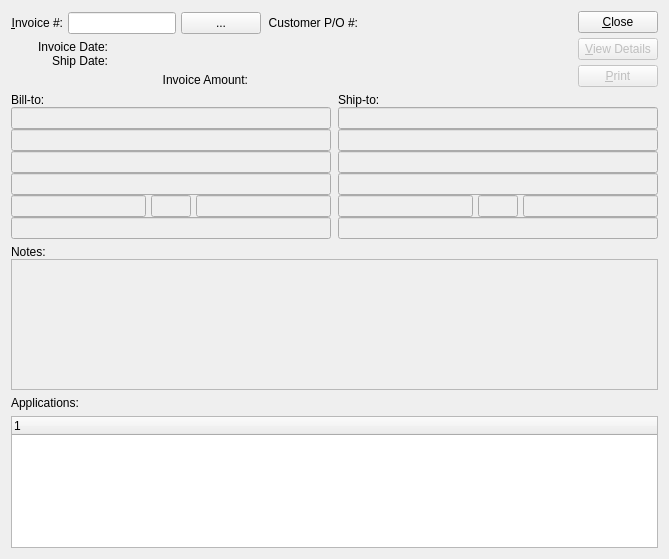
<?xml version="1.0" encoding="UTF-8"?>
<ui version="4.0">
 <comment>This file is part of the xTuple ERP: PostBooks Edition, a free and
open source Enterprise Resource Planning software suite,
Copyright (c) 1999-2019 by OpenMFG LLC, d/b/a xTuple.
It is licensed to you under the Common Public Attribution License
version 1.0, the full text of which (including xTuple-specific Exhibits)
is available at www.xtuple.com/CPAL.  By using this software, you agree
to be bound by its terms.</comment>
 <class>dspInvoiceInformation</class>
 <widget class="QWidget" name="dspInvoiceInformation">
  <property name="geometry">
   <rect>
    <x>0</x>
    <y>0</y>
    <width>669</width>
    <height>559</height>
   </rect>
  </property>
  <property name="windowTitle">
   <string>Invoice Information</string>
  </property>
  <layout class="QVBoxLayout">
   <item>
    <layout class="QHBoxLayout">
     <property name="spacing">
      <number>5</number>
     </property>
     <property name="margin">
      <number>0</number>
     </property>
     <item>
      <layout class="QVBoxLayout">
       <property name="spacing">
        <number>5</number>
       </property>
       <property name="margin">
        <number>0</number>
       </property>
       <item>
        <layout class="QHBoxLayout">
         <property name="spacing">
          <number>7</number>
         </property>
         <property name="margin">
          <number>0</number>
         </property>
         <item>
          <layout class="QHBoxLayout">
           <property name="spacing">
            <number>5</number>
           </property>
           <property name="margin">
            <number>0</number>
           </property>
           <item>
            <widget class="QLabel" name="_invoiceNumberLit">
             <property name="text">
              <string>&amp;Invoice #:</string>
             </property>
             <property name="alignment">
              <set>Qt::AlignRight|Qt::AlignTrailing|Qt::AlignVCenter</set>
             </property>
             <property name="buddy">
              <cstring>_invoiceNumber</cstring>
             </property>
            </widget>
           </item>
           <item>
            <widget class="InvoiceLineEdit" name="_invoiceNumber"/>
           </item>
           <item>
            <widget class="QPushButton" name="_invoiceList">
             <property name="text">
              <string>...</string>
             </property>
            </widget>
           </item>
          </layout>
         </item>
         <item>
          <layout class="QHBoxLayout">
           <property name="spacing">
            <number>5</number>
           </property>
           <property name="margin">
            <number>0</number>
           </property>
           <item>
            <widget class="QLabel" name="_custPoNumberLit">
             <property name="text">
              <string>Customer P/O #:</string>
             </property>
             <property name="alignment">
              <set>Qt::AlignRight|Qt::AlignTrailing|Qt::AlignVCenter</set>
             </property>
            </widget>
           </item>
           <item>
            <widget class="QLabel" name="_custPoNumber">
             <property name="sizePolicy">
              <sizepolicy hsizetype="Expanding" vsizetype="Preferred">
               <horstretch>0</horstretch>
               <verstretch>0</verstretch>
              </sizepolicy>
             </property>
             <property name="minimumSize">
              <size>
               <width>100</width>
               <height>0</height>
              </size>
             </property>
             <property name="text">
              <string/>
             </property>
             <property name="alignment">
              <set>Qt::AlignLeading|Qt::AlignLeft|Qt::AlignVCenter</set>
             </property>
            </widget>
           </item>
          </layout>
         </item>
        </layout>
       </item>
       <item>
        <layout class="QHBoxLayout">
         <property name="spacing">
          <number>7</number>
         </property>
         <property name="margin">
          <number>0</number>
         </property>
         <item>
          <layout class="QVBoxLayout">
           <property name="spacing">
            <number>0</number>
           </property>
           <property name="margin">
            <number>0</number>
           </property>
           <item>
            <widget class="CustCluster" name="_cust">
             <property name="focusPolicy">
              <enum>Qt::StrongFocus</enum>
             </property>
            </widget>
           </item>
           <item>
            <spacer>
             <property name="orientation">
              <enum>Qt::Vertical</enum>
             </property>
             <property name="sizeType">
              <enum>QSizePolicy::Preferred</enum>
             </property>
             <property name="sizeHint" stdset="0">
              <size>
               <width>20</width>
               <height>0</height>
              </size>
             </property>
            </spacer>
           </item>
          </layout>
         </item>
         <item>
          <layout class="QVBoxLayout">
           <property name="spacing">
            <number>5</number>
           </property>
           <property name="margin">
            <number>0</number>
           </property>
           <item>
            <layout class="QHBoxLayout">
             <property name="spacing">
              <number>5</number>
             </property>
             <property name="margin">
              <number>0</number>
             </property>
             <item>
              <layout class="QVBoxLayout">
               <property name="spacing">
                <number>0</number>
               </property>
               <property name="margin">
                <number>0</number>
               </property>
               <item>
                <widget class="QLabel" name="_invoiceDateLit">
                 <property name="text">
                  <string>Invoice Date:</string>
                 </property>
                 <property name="alignment">
                  <set>Qt::AlignRight|Qt::AlignTrailing|Qt::AlignVCenter</set>
                 </property>
                </widget>
               </item>
               <item>
                <widget class="QLabel" name="_shipDateLit">
                 <property name="text">
                  <string>Ship Date:</string>
                 </property>
                 <property name="alignment">
                  <set>Qt::AlignRight|Qt::AlignTrailing|Qt::AlignVCenter</set>
                 </property>
                </widget>
               </item>
              </layout>
             </item>
             <item>
              <layout class="QHBoxLayout">
               <property name="spacing">
                <number>0</number>
               </property>
               <property name="margin">
                <number>0</number>
               </property>
               <item>
                <layout class="QVBoxLayout">
                 <property name="spacing">
                  <number>0</number>
                 </property>
                 <property name="margin">
                  <number>0</number>
                 </property>
                 <item>
                  <widget class="DLineEdit" name="_invoiceDate">
                   <property name="enabled">
                    <bool>false</bool>
                   </property>
                  </widget>
                 </item>
                 <item>
                  <widget class="DLineEdit" name="_shipDate">
                   <property name="enabled">
                    <bool>false</bool>
                   </property>
                  </widget>
                 </item>
                </layout>
               </item>
               <item>
                <spacer>
                 <property name="orientation">
                  <enum>Qt::Horizontal</enum>
                 </property>
                 <property name="sizeType">
                  <enum>QSizePolicy::Expanding</enum>
                 </property>
                 <property name="sizeHint" stdset="0">
                  <size>
                   <width>11</width>
                   <height>10</height>
                  </size>
                 </property>
                </spacer>
               </item>
              </layout>
             </item>
            </layout>
           </item>
           <item>
            <layout class="QHBoxLayout">
             <property name="spacing">
              <number>5</number>
             </property>
             <property name="margin">
              <number>0</number>
             </property>
             <item>
              <widget class="QLabel" name="_invoiceAmountLit">
               <property name="text">
                <string>Invoice Amount:</string>
               </property>
               <property name="alignment">
                <set>Qt::AlignRight|Qt::AlignTrailing|Qt::AlignVCenter</set>
               </property>
              </widget>
             </item>
             <item>
              <widget class="XLabel" name="_invoiceAmount">
               <property name="minimumSize">
                <size>
                 <width>100</width>
                 <height>0</height>
                </size>
               </property>
               <property name="text">
                <string/>
               </property>
               <property name="alignment">
                <set>Qt::AlignRight|Qt::AlignTrailing|Qt::AlignVCenter</set>
               </property>
              </widget>
             </item>
            </layout>
           </item>
          </layout>
         </item>
        </layout>
       </item>
      </layout>
     </item>
     <item>
      <layout class="QHBoxLayout">
       <property name="spacing">
        <number>0</number>
       </property>
       <property name="margin">
        <number>0</number>
       </property>
       <item>
        <spacer>
         <property name="orientation">
          <enum>Qt::Horizontal</enum>
         </property>
         <property name="sizeType">
          <enum>QSizePolicy::Expanding</enum>
         </property>
         <property name="sizeHint" stdset="0">
          <size>
           <width>98</width>
           <height>20</height>
          </size>
         </property>
        </spacer>
       </item>
       <item>
        <layout class="QVBoxLayout">
         <property name="spacing">
          <number>0</number>
         </property>
         <property name="margin">
          <number>0</number>
         </property>
         <item>
          <layout class="QVBoxLayout">
           <property name="spacing">
            <number>5</number>
           </property>
           <property name="margin">
            <number>0</number>
           </property>
           <item>
            <widget class="QPushButton" name="_close">
             <property name="text">
              <string>&amp;Close</string>
             </property>
            </widget>
           </item>
           <item>
            <widget class="QPushButton" name="_view">
             <property name="enabled">
              <bool>false</bool>
             </property>
             <property name="text">
              <string>&amp;View Details</string>
             </property>
            </widget>
           </item>
           <item>
            <widget class="QPushButton" name="_print">
             <property name="enabled">
              <bool>false</bool>
             </property>
             <property name="text">
              <string>&amp;Print</string>
             </property>
            </widget>
           </item>
          </layout>
         </item>
         <item>
          <spacer>
           <property name="orientation">
            <enum>Qt::Vertical</enum>
           </property>
           <property name="sizeType">
            <enum>QSizePolicy::Preferred</enum>
           </property>
           <property name="sizeHint" stdset="0">
            <size>
             <width>20</width>
             <height>20</height>
            </size>
           </property>
          </spacer>
         </item>
        </layout>
       </item>
      </layout>
     </item>
    </layout>
   </item>
   <item>
    <layout class="QHBoxLayout">
     <property name="spacing">
      <number>7</number>
     </property>
     <property name="margin">
      <number>0</number>
     </property>
     <item>
      <layout class="QVBoxLayout">
       <property name="spacing">
        <number>0</number>
       </property>
       <property name="margin">
        <number>0</number>
       </property>
       <item>
        <widget class="QLabel" name="_billtoLit">
         <property name="text">
          <string>Bill-to:</string>
         </property>
        </widget>
       </item>
       <item>
        <widget class="XLineEdit" name="_billToName">
         <property name="enabled">
          <bool>false</bool>
         </property>
        </widget>
       </item>
       <item>
        <widget class="XLineEdit" name="_billToAddress1">
         <property name="enabled">
          <bool>false</bool>
         </property>
        </widget>
       </item>
       <item>
        <widget class="XLineEdit" name="_billToAddress2">
         <property name="enabled">
          <bool>false</bool>
         </property>
        </widget>
       </item>
       <item>
        <widget class="XLineEdit" name="_billToAddress3">
         <property name="enabled">
          <bool>false</bool>
         </property>
        </widget>
       </item>
       <item>
        <layout class="QHBoxLayout">
         <property name="spacing">
          <number>5</number>
         </property>
         <property name="margin">
          <number>0</number>
         </property>
         <item>
          <widget class="XLineEdit" name="_billToCity">
           <property name="enabled">
            <bool>false</bool>
           </property>
          </widget>
         </item>
         <item>
          <widget class="XLineEdit" name="_billToState">
           <property name="enabled">
            <bool>false</bool>
           </property>
           <property name="maximumSize">
            <size>
             <width>40</width>
             <height>32767</height>
            </size>
           </property>
          </widget>
         </item>
         <item>
          <widget class="XLineEdit" name="_billToZip">
           <property name="enabled">
            <bool>false</bool>
           </property>
          </widget>
         </item>
        </layout>
       </item>
       <item>
        <widget class="XLineEdit" name="_billToPhone">
         <property name="enabled">
          <bool>false</bool>
         </property>
         <property name="text">
          <string/>
         </property>
        </widget>
       </item>
      </layout>
     </item>
     <item>
      <layout class="QVBoxLayout">
       <property name="spacing">
        <number>0</number>
       </property>
       <property name="margin">
        <number>0</number>
       </property>
       <item>
        <widget class="QLabel" name="_shiptoLit">
         <property name="text">
          <string>Ship-to:</string>
         </property>
        </widget>
       </item>
       <item>
        <widget class="XLineEdit" name="_shipToName">
         <property name="enabled">
          <bool>false</bool>
         </property>
        </widget>
       </item>
       <item>
        <widget class="XLineEdit" name="_shipToAddress1">
         <property name="enabled">
          <bool>false</bool>
         </property>
        </widget>
       </item>
       <item>
        <widget class="XLineEdit" name="_shipToAddress2">
         <property name="enabled">
          <bool>false</bool>
         </property>
         <property name="text">
          <string/>
         </property>
         <property name="alignment">
          <set>Qt::AlignLeading</set>
         </property>
        </widget>
       </item>
       <item>
        <widget class="XLineEdit" name="_shipToAddress3">
         <property name="enabled">
          <bool>false</bool>
         </property>
        </widget>
       </item>
       <item>
        <layout class="QHBoxLayout">
         <property name="spacing">
          <number>5</number>
         </property>
         <property name="margin">
          <number>0</number>
         </property>
         <item>
          <widget class="XLineEdit" name="_shipToCity">
           <property name="enabled">
            <bool>false</bool>
           </property>
          </widget>
         </item>
         <item>
          <widget class="XLineEdit" name="_shipToState">
           <property name="enabled">
            <bool>false</bool>
           </property>
           <property name="maximumSize">
            <size>
             <width>40</width>
             <height>32767</height>
            </size>
           </property>
          </widget>
         </item>
         <item>
          <widget class="XLineEdit" name="_shipToZip">
           <property name="enabled">
            <bool>false</bool>
           </property>
          </widget>
         </item>
        </layout>
       </item>
       <item>
        <widget class="XLineEdit" name="_shipToPhone">
         <property name="enabled">
          <bool>false</bool>
         </property>
        </widget>
       </item>
      </layout>
     </item>
    </layout>
   </item>
   <item>
    <layout class="QVBoxLayout">
     <property name="spacing">
      <number>0</number>
     </property>
     <property name="margin">
      <number>0</number>
     </property>
     <item>
      <widget class="QLabel" name="_notesLit">
       <property name="text">
        <string>Notes:</string>
       </property>
      </widget>
     </item>
     <item>
      <widget class="XTextEdit" name="_notes">
       <property name="enabled">
        <bool>false</bool>
       </property>
      </widget>
     </item>
    </layout>
   </item>
   <item>
    <widget class="QLabel" name="_applicationsLit">
     <property name="text">
      <string>Applications:</string>
     </property>
     <property name="alignment">
      <set>Qt::AlignLeading|Qt::AlignLeft|Qt::AlignVCenter</set>
     </property>
    </widget>
   </item>
   <item>
    <widget class="XTreeWidget" name="_arapply">
     <property name="sizePolicy">
      <sizepolicy hsizetype="Expanding" vsizetype="Expanding">
       <horstretch>0</horstretch>
       <verstretch>0</verstretch>
      </sizepolicy>
     </property>
     <property name="minimumSize">
      <size>
       <width>0</width>
       <height>100</height>
      </size>
     </property>
    </widget>
   </item>
  </layout>
 </widget>
 <layoutdefault spacing="6" margin="11"/>
 <customwidgets>
  <customwidget>
   <class>CustCluster</class>
   <extends>QWidget</extends>
   <header>custcluster.h</header>
  </customwidget>
  <customwidget>
   <class>DLineEdit</class>
   <extends>QWidget</extends>
   <header>datecluster.h</header>
   <container>1</container>
  </customwidget>
  <customwidget>
   <class>InvoiceLineEdit</class>
   <extends>XLineEdit</extends>
   <header>invoicelineedit.h</header>
  </customwidget>
  <customwidget>
   <class>XLabel</class>
   <extends>QLabel</extends>
   <header>xlabel.h</header>
  </customwidget>
  <customwidget>
   <class>XLineEdit</class>
   <extends>QLineEdit</extends>
   <header>xlineedit.h</header>
   <container>1</container>
  </customwidget>
  <customwidget>
   <class>XTreeWidget</class>
   <extends>QTreeWidget</extends>
   <header>xtreewidget.h</header>
   <container>1</container>
  </customwidget>
  <customwidget>
   <class>XTextEdit</class>
   <extends>QTextEdit</extends>
   <header>xtextedit.h</header>
  </customwidget>
 </customwidgets>
 <tabstops>
  <tabstop>_invoiceNumber</tabstop>
  <tabstop>_invoiceList</tabstop>
  <tabstop>_cust</tabstop>
  <tabstop>_invoiceDate</tabstop>
  <tabstop>_shipDate</tabstop>
  <tabstop>_billToName</tabstop>
  <tabstop>_billToAddress1</tabstop>
  <tabstop>_billToAddress2</tabstop>
  <tabstop>_billToAddress3</tabstop>
  <tabstop>_billToCity</tabstop>
  <tabstop>_billToState</tabstop>
  <tabstop>_billToZip</tabstop>
  <tabstop>_billToPhone</tabstop>
  <tabstop>_shipToName</tabstop>
  <tabstop>_shipToAddress1</tabstop>
  <tabstop>_shipToAddress2</tabstop>
  <tabstop>_shipToAddress3</tabstop>
  <tabstop>_shipToCity</tabstop>
  <tabstop>_shipToState</tabstop>
  <tabstop>_shipToZip</tabstop>
  <tabstop>_shipToPhone</tabstop>
  <tabstop>_notes</tabstop>
  <tabstop>_arapply</tabstop>
  <tabstop>_view</tabstop>
  <tabstop>_print</tabstop>
  <tabstop>_close</tabstop>
 </tabstops>
 <resources/>
 <connections>
  <connection>
   <sender>_close</sender>
   <signal>clicked()</signal>
   <receiver>dspInvoiceInformation</receiver>
   <slot>close()</slot>
   <hints>
    <hint type="sourcelabel">
     <x>602</x>
     <y>29</y>
    </hint>
    <hint type="destinationlabel">
     <x>20</x>
     <y>20</y>
    </hint>
   </hints>
  </connection>
 </connections>
</ui>
